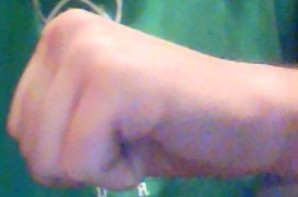
#> input picture KCK/foto5.jpg, 298 x 197 px
$ python -i contours.py   (imports and definitions only)
#> lines starting #> are read from the running program, lines starting #| are printed output that depends on the picture; after the words box and inside, x2 and y2 are one past the last pixel; in counts of white or black regions, pixels touching at a corner belong together
import cv2
import numpy as np
import easygui

class Contour:
        ''' Provides detailed parameter informations about a contour

                Create a Contour instant as follows: c = Contour(src_img, contour)
                                where src_img should be grayscale image.

                Attributes:

                c.area -- gives the area of the region
                c.perimeter -- gives the perimeter of the region
                c.moments -- gives all values of moments as a dict
                c.centroid -- gives the centroid of the region as a tuple (x,y)
                c.bounding_box -- gives the bounding box parameters as a tuple => (x,y,width,height)
                c.bx,c.by,c.bw,c.bh -- corresponds to (x,y,width,height) of the bounding box
                c.aspect_ratio -- aspect ratio is the ratio of width to height
                c.equi_diameter -- equivalent diameter of the circle with same as area as that of region
                c.extent -- extent = contour area/bounding box area
                c.convex_hull -- gives the convex hull of the region
                c.convex_area -- gives the area of the convex hull
                c.solidity -- solidity = contour area / convex hull area
                c.center -- gives the center of the ellipse
                c.majoraxis_length -- gives the length of major axis
                c.minoraxis_length -- gives the length of minor axis
                c.orientation -- gives the orientation of ellipse
                c.eccentricity -- gives the eccentricity of ellipse
                c.filledImage -- returns the image where region is white and others are black
                c.filledArea -- finds the number of white pixels in filledImage
                c.convexImage -- returns the image where convex hull region is white and others are black
                c.pixelList -- array of indices of on-pixels in filledImage
                c.maxval -- corresponds to max intensity in the contour region
                c.maxloc -- location of max.intensity pixel location
                c.minval -- corresponds to min intensity in the contour region
                c.minloc -- corresponds to min.intensity pixel location
                c.meanval -- finds mean intensity in the contour region
                c.leftmost -- leftmost point of the contour
                c.rightmost -- rightmost point of the contour
                c.topmost -- topmost point of the contour
                c.bottommost -- bottommost point of the contour
                c.distance_image((x,y)) -- return the distance (x,y) from the contour.
                c.distance_image() -- return the distance image where distance to all points on image are calculated
                '''
        def __init__(self,cnt):
                self.cnt = cnt
                self.size = len(cnt)

                # MAIN PARAMETERS

                #Contour.area - Area bounded by the contour region'''
                self.area = cv2.contourArea(self.cnt)

                # contour perimeter
                self.perimeter = cv2.arcLength(cnt,True)

                # centroid
                self.moments = cv2.moments(cnt)
                if self.moments['m00'] != 0.0:
                        self.cx = self.moments['m10']/self.moments['m00']
                        self.cy = self.moments['m01']/self.moments['m00']
                        self.centroid = (self.cx,self.cy)
                else:
                        self.centroid = "Region has zero area"

                # bounding box
                self.bounding_box=cv2.boundingRect(cnt)
                (self.bx,self.by,self.bw,self.bh) = self.bounding_box

                # aspect ratio
                self.aspect_ratio = self.bw/float(self.bh)

                # equivalent diameter
                self.equi_diameter = np.sqrt(4*self.area/np.pi)

                # extent = contour area/boundingrect area
                self.extent = self.area/(self.bw*self.bh)


                ### CONVEX HULL ###

                # convex hull
                self.convex_hull = cv2.convexHull(cnt)

                # convex hull area
                self.convex_area = cv2.contourArea(self.convex_hull)

                # solidity = contour area / convex hull area
                self.solidity = self.area/float(self.convex_area)


                ### ELLIPSE ###

                self.ellipse = cv2.fitEllipse(cnt)

                # center, axis_length and orientation of ellipse
                (self.center,self.axes,self.orientation) = self.ellipse

                # length of MAJOR and minor axis
                self.majoraxis_length = max(self.axes)
                self.minoraxis_length = min(self.axes)

                # eccentricity = sqrt( 1 - (ma/MA)^2) --- ma= minor axis --- MA= major axis
                self.eccentricity = np.sqrt(1-(self.minoraxis_length/self.majoraxis_length)**2)


                ### CONTOUR APPROXIMATION ###

                self.approx = cv2.approxPolyDP(cnt,0.02*self.perimeter,True)


                ### EXTREME POINTS ###

                # Finds the leftmost, rightmost, topmost and bottommost points
                self.leftmost = tuple(self.cnt[self.cnt[:,:,0].argmin()][0])
                self.rightmost = tuple(self.cnt[self.cnt[:,:,0].argmax()][0])
                self.topmost = tuple(self.cnt[self.cnt[:,:,1].argmin()][0])
                self.bottommost = tuple(self.cnt[self.cnt[:,:,1].argmax()][0])
                self.extreme = (self.leftmost,self.rightmost,self.topmost,self.bottommost)

        ### STONE PAPER SCISSORS CHECKER

        def sps_check(self):
                if (self.aspect_ratio < 1.7) and (self.eccentricity < 0.85):
                        self.result = "stone"
                        return self.result
                elif (self.solidity > 0.73):
                        self.result = "paper"
                        return self.result
                else:
                        self.result = "scissors"
                        return self.result

# [57 lines left out: function winner, not called in this run]

def contour_thingy(im):
        #im = cv2.imread(img)
        im_ycrcb = cv2.cvtColor(im, cv2.COLOR_BGR2YCR_CB)

        skin_ycrcb_mint = np.array([80, 133, 77], np.uint8) #np.array([0, 133, 77], np.uint8)
        skin_ycrcb_maxt = np.array([255, 193, 197], np.uint8) #np.array([255, 173, 127], np.uint8)
        skin_ycrcb = cv2.inRange(im_ycrcb, skin_ycrcb_mint, skin_ycrcb_maxt)
        kernel = np.ones((16,16),np.uint8)
        skin_ycrcb = cv2.morphologyEx(skin_ycrcb, cv2.MORPH_CLOSE, kernel)
        '''cv2.imshow('ycrcb', skin_ycrcb)

        if cv2.waitKey(0) == 27:
                cv2.destroyAllWindows()'''
#cv2.imwrite(sys.argv[2], skin_ycrcb) # Second image

        contours, _ = cv2.findContours(skin_ycrcb, cv2.RETR_EXTERNAL,
                cv2.CHAIN_APPROX_SIMPLE)
        best = 0
        largestarea = 0
        for i, c in enumerate(contours):
                area = cv2.contourArea(c)
                if area > 1000:
                        cv2.drawContours(im, contours, i, (255, 0, 0), 3)
                        if area > largestarea:
                                largestarea = area
                                best = i
        #cv2.drawContours(im, contours, best, (255, 0, 0), 3)
        #cv2.rectangle(im, (100, 100), (200,200), (255,0,255))
        '''cv2.imshow('kon', im)
        if cv2.waitKey(0) == 27:
                cv2.destroyAllWindows()'''

        c = Contour(contours[best])#contours[0])
        '''print('ratio (w/h): ')
        print(c.aspect_ratio)

        print('circle diameter: ')
        print(c.equi_diameter)

        print('extent (con area/bounding box area): ')
        print(c.extent)

        print('solidity (con area/conver hull area): ')
        print(c.solidity)

        print('area/perimeter: ')
        print(c.area/c.perimeter)

        print('elipse eccentricities: ')
        print(c.eccentricity)
        print('ellipse majoraxis/el minor')
        print(c.majoraxis_length/c.minoraxis_length)
        print('result: ')'''
        print(c.sps_check())
        #cv2.drawContours(im, c.approx,-1,(0,255,0),1)
        '''cv2.imshow('fotka', im)
        if cv2.waitKey(0) == 27:
                cv2.destroyAllWindows()'''
        return c.sps_check()

#### DEMO ######
# [20 lines not run here, left out]

>>> import cv2
>>> picture = cv2.imread('KCK/foto5.jpg')
#> picture is the input picture: shape (197, 298, 3); mean B, G, R 143.7, 140.9, 146.2
>>> result = contour_thingy(picture)
#> in contour_thingy, `im_ycrcb = cv2.cvtColor(im, cv2.COLOR_BGR2YCR_CB)`: im_ycrcb: shape (197, 298, 3); mean of channels 0, 1, 2 142.8, 130.4, 128.5
#> in contour_thingy, `skin_ycrcb = cv2.inRange(im_ycrcb, skin_ycrcb_mint, skin_ycrcb_maxt)`:
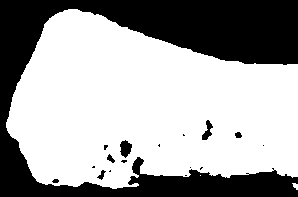
#> skin_ycrcb: shape (197, 298); 64.3% white; 17 black regions (10 under 20 px), largest, box (x1, y1, x2, y2) and area: (0, 0, 298, 197) 20491, (120, 140, 132, 158) 146, (202, 120, 213, 140) 108
#> in contour_thingy, `skin_ycrcb = cv2.morphologyEx(skin_ycrcb, cv2.MORPH_CLOSE, kernel)`:
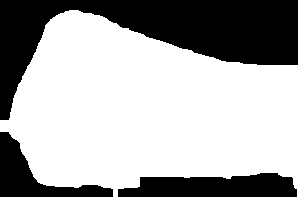
#> skin_ycrcb: shape (197, 298); 65.8% white; 3 black regions
#> in contour_thingy, `contours, _ = cv2.findContours(skin_ycrcb, cv2.RETR_EXTERNAL, cv2.CHAI..`: contours = 1 contour; box (x1, y1, x2, y2) and area: (0, 10, 298, 197) 38206
#> the loop in contour_thingy, `for i, c in enumerate(contours):` made 1 pass
#> (area, largestarea, best) on pass 1: (38205.5, 38205.5, 0)
#> after the loop in contour_thingy, `for i, c in enumerate(contours):`:
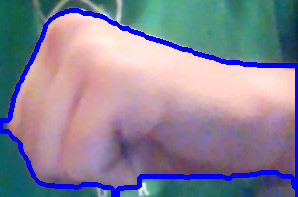
#> im: shape (197, 298, 3); 6.64% of pixels changed, all inside (x1, y1, x2, y2) = (0, 8, 298, 197)
#> after the loop in contour_thingy, `for i, c in enumerate(contours):`: best = 0; largestarea = 38205.5
#> in __init__, `self.cnt = cnt`: self.cnt = contour of 271 points, box (x1, y1, x2, y2) (0, 10, 298, 197), area 38206
#> in __init__, `self.size = len(cnt)`: self.size = 271
#> in __init__, `self.area = cv2.contourArea(self.cnt)`: self.area = 38205.5
#> in __init__, `self.perimeter = cv2.arcLength(cnt,True)`: self.perimeter = 928.2
#> in __init__, `self.moments = cv2.moments(cnt)`: self.moments = moments, m00 38205.5, centre m10/m00, m01/m00 = (147.1, 109.7)
#> in __init__, `self.cx = self.moments['m10']/self.moments['m00']`: self.cx = 147.1
#> in __init__, `self.cy = self.moments['m01']/self.moments['m00']`: self.cy = 109.7
#> in __init__, `self.centroid = (self.cx,self.cy)`: self.centroid = (147.1, 109.7)
#> in __init__, `self.bounding_box=cv2.boundingRect(cnt)`: self.bounding_box = (0, 10, 298, 187)
#> in __init__, `(self.bx,self.by,self.bw,self.bh) = self.bounding_box`: self.bx = 0; self.by = 10; self.bw = 298; self.bh = 187
#> in __init__, `self.aspect_ratio = self.bw/float(self.bh)`: self.aspect_ratio = 1.59
#> in __init__, `self.equi_diameter = np.sqrt(4*self.area/np.pi)`: self.equi_diameter = 220.6
#> in __init__, `self.extent = self.area/(self.bw*self.bh)`: self.extent = 0.686
#> in __init__, `self.convex_hull = cv2.convexHull(cnt)`: self.convex_hull = contour of 19 points, box (x1, y1, x2, y2) (0, 10, 298, 197), area 44354
#> in __init__, `self.convex_area = cv2.contourArea(self.convex_hull)`: self.convex_area = 44353.5
#> in __init__, `self.solidity = self.area/float(self.convex_area)`: self.solidity = 0.861
#> in __init__, `self.ellipse = cv2.fitEllipse(cnt)`: self.ellipse = ((139.6, 115.5), (175.6, 297.1), 104)
#> in __init__, `(self.center,self.axes,self.orientation) = self.ellipse`: self.center = (139.6, 115.5); self.axes = (175.6, 297.1); self.orientation = 104
#> in __init__, `self.majoraxis_length = max(self.axes)`: self.majoraxis_length = 297.1
#> in __init__, `self.minoraxis_length = min(self.axes)`: self.minoraxis_length = 175.6
#> in __init__, `self.eccentricity = np.sqrt(1-(self.minoraxis_length/self.majoraxis_le..`: self.eccentricity = 0.807
#> in __init__, `self.approx = cv2.approxPolyDP(cnt,0.02*self.perimeter,True)`: self.approx = [[0, 120], [46, 185], [277, 172], [297, 196], [297, 65], [69, 10]]
#> in __init__, `self.leftmost = tuple(self.cnt[self.cnt[:,:,0].argmin()][0])`: self.leftmost = (0, 120)
#> in __init__, `self.rightmost = tuple(self.cnt[self.cnt[:,:,0].argmax()][0])`: self.rightmost = (297, 189)
#> in __init__, `self.topmost = tuple(self.cnt[self.cnt[:,:,1].argmin()][0])`: self.topmost = (69, 10)
#> in __init__, `self.bottommost = tuple(self.cnt[self.cnt[:,:,1].argmax()][0])`: self.bottommost = (113, 196)
#> in __init__, `self.extreme = (self.leftmost,self.rightmost,self.topmost,self.bottomm..`: self.extreme = ((0, 120), (297, 189), (69, 10), (113, 196))
#| stone
#> result = 'stone'

$ run again, on KCK/foto1.jpg
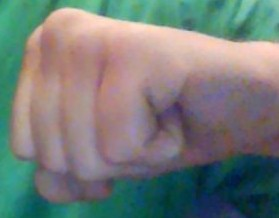
#> input picture KCK/foto1.jpg, 279 x 218 px
#> picture is the input picture: shape (218, 279, 3); mean B, G, R 121, 123.9, 117.5
#> im_ycrcb: shape (218, 279, 3); mean of channels 0, 1, 2 121.7, 125, 127.6
#> in contour_thingy, `skin_ycrcb = cv2.morphologyEx(skin_ycrcb, cv2.MORPH_CLOSE, kernel)`:
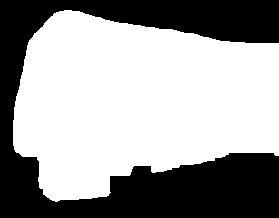
#> skin_ycrcb: shape (218, 279); 61.3% white; 1 black region
#> contours = 1 contour; box (x1, y1, x2, y2) and area: (13, 10, 279, 202) 36850
#> the loop in contour_thingy, `for i, c in enumerate(contours):` made 1 pass
#> (area, largestarea, best) on pass 1: (36849.5, 36849.5, 0)
#> after the loop in contour_thingy, `for i, c in enumerate(contours):`:
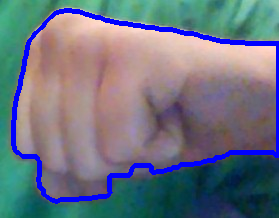
#> im: shape (218, 279, 3); 6.2% of pixels changed, all inside (x1, y1, x2, y2) = (11, 8, 279, 204)
#> after the loop in contour_thingy, `for i, c in enumerate(contours):`: best = 0; largestarea = 36849.5
#> self.cnt = contour of 217 points, box (x1, y1, x2, y2) (13, 10, 279, 202), area 36850
#> self.size = 217
#> self.area = 36849.5
#> self.perimeter = 860.4
#> self.moments = moments, m00 36849.5, centre m10/m00, m01/m00 = (137.8, 101.3)
#> self.cx = 137.8
#> self.cy = 101.3
#> self.centroid = (137.8, 101.3)
#> self.bounding_box = (13, 10, 266, 192)
#> self.bx = 13; self.by = 10; self.bw = 266; self.bh = 192
#> self.aspect_ratio = 1.39
#> self.equi_diameter = 216.6
#> self.extent = 0.722
#> self.convex_hull = contour of 27 points, box (x1, y1, x2, y2) (13, 10, 279, 202), area 40372
#> self.convex_area = 40372
#> self.solidity = 0.913
#> self.ellipse = ((122.6, 102.9), (180.7, 269.1), 86.18)
#> self.center = (122.6, 102.9); self.axes = (180.7, 269.1); self.orientation = 86.18
#> self.majoraxis_length = 269.1
#> self.minoraxis_length = 180.7
#> self.eccentricity = 0.741
#> self.approx = [[28, 42], [13, 145], [52, 200], [106, 196], [134, 165], [278, 155], [278, 43], [71, 10]]
#> self.leftmost = (13, 120)
#> self.rightmost = (278, 155)
#> self.topmost = (64, 10)
#> self.bottommost = (55, 201)
#> self.extreme = ((13, 120), (278, 155), (64, 10), (55, 201))
#| stone
#> result = 'stone'

$ run again, on KCK/foto3.jpg
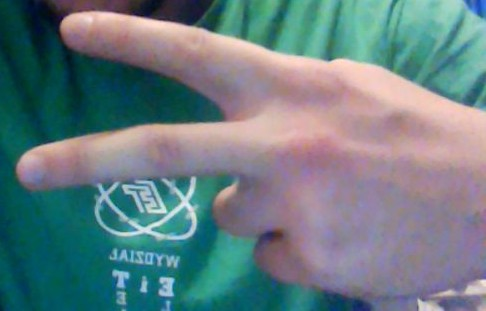
#> input picture KCK/foto3.jpg, 486 x 311 px
#> picture is the input picture: shape (311, 486, 3); mean B, G, R 130.5, 125.7, 104.7
#> im_ycrcb: shape (311, 486, 3); mean of channels 0, 1, 2 120, 117.1, 133.9
#> in contour_thingy, `skin_ycrcb = cv2.morphologyEx(skin_ycrcb, cv2.MORPH_CLOSE, kernel)`:
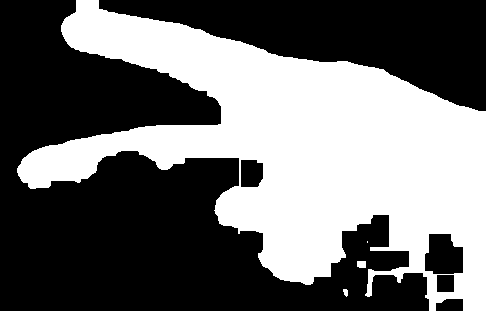
#> skin_ycrcb: shape (311, 486); 42.5% white; 4 white regions (1 under 20 px)
#> contours = 4 contours, 1 with area under 20; largest, box (x1, y1, x2, y2) and area: (17, 0, 486, 311) 65205, (357, 261, 366, 268) 46, (343, 289, 348, 297) 20
#> the loop in contour_thingy, `for i, c in enumerate(contours):` made 4 passes
#> (area, largestarea, best) on pass 4: (65205, 65205, 3)
#> after the loop in contour_thingy, `for i, c in enumerate(contours):`:
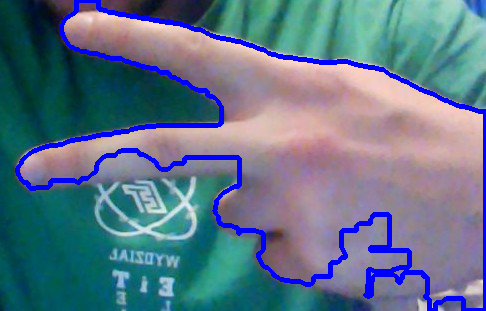
#> im: shape (311, 486, 3); 6.26% of pixels changed, all inside (x1, y1, x2, y2) = (15, 0, 486, 311)
#> after the loop in contour_thingy, `for i, c in enumerate(contours):`: best = 3; largestarea = 65205
#> self.cnt = contour of 626 points, box (x1, y1, x2, y2) (17, 0, 486, 311), area 65205
#> self.size = 626
#> self.area = 65205
#> self.perimeter = 2195.4
#> self.moments = moments, m00 65205, centre m10/m00, m01/m00 = (304, 151.9)
#> self.cx = 304
#> self.cy = 151.9
#> self.centroid = (304, 151.9)
#> self.bounding_box = (17, 0, 469, 311)
#> self.bx = 17; self.by = 0; self.bw = 469; self.bh = 311
#> self.aspect_ratio = 1.51
#> self.equi_diameter = 288.1
#> self.extent = 0.447
#> self.convex_hull = contour of 16 points, box (x1, y1, x2, y2) (17, 0, 486, 311), area 98552
#> self.convex_area = 98552.5
#> self.solidity = 0.662
#> self.ellipse = ((299.2, 157.1), (215.3, 560.4), 105.1)
#> self.center = (299.2, 157.1); self.axes = (215.3, 560.4); self.orientation = 105.1
#> self.majoraxis_length = 560.4
#> self.minoraxis_length = 215.3
#> self.eccentricity = 0.923
#> self.approx = contour of 9 points, box (x1, y1, x2, y2) (30, 0, 486, 311), area 58522
#> self.leftmost = (17, 168)
#> self.rightmost = (485, 310)
#> self.topmost = (76, 0)
#> self.bottommost = (429, 310)
#> self.extreme = ((17, 168), (485, 310), (76, 0), (429, 310))
#| scissors
#> result = 'scissors'

$ run again, on KCK/foto4.jpg
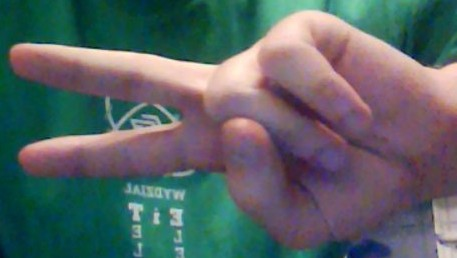
#> input picture KCK/foto4.jpg, 457 x 258 px
#> picture is the input picture: shape (258, 457, 3); mean B, G, R 101.6, 99.6, 89.5
#> im_ycrcb: shape (258, 457, 3); mean of channels 0, 1, 2 96.8, 122.8, 130.7
#> in contour_thingy, `skin_ycrcb = cv2.morphologyEx(skin_ycrcb, cv2.MORPH_CLOSE, kernel)`:
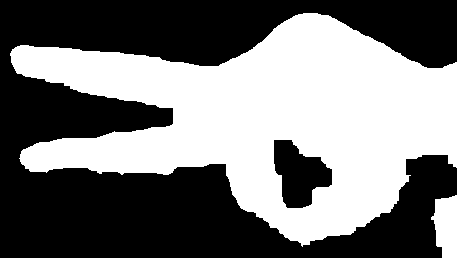
#> skin_ycrcb: shape (258, 457); 46.7% white; 2 white regions
#> contours = 2 contours; box (x1, y1, x2, y2) and area: (10, 13, 457, 247) 55632, (431, 195, 457, 258) 1174
#> the loop in contour_thingy, `for i, c in enumerate(contours):` made 2 passes
#> (area, largestarea, best) on passes 1 to 2: (1174, 1174, 0), (55632.5, 55632.5, 1)
#> after the loop in contour_thingy, `for i, c in enumerate(contours):`:
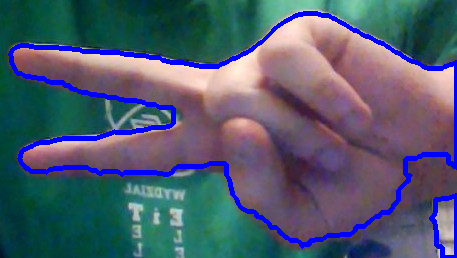
#> im: shape (258, 457, 3); 6.49% of pixels changed, all inside (x1, y1, x2, y2) = (8, 11, 457, 258)
#> after the loop in contour_thingy, `for i, c in enumerate(contours):`: best = 1; largestarea = 55632.5
#> self.cnt = contour of 512 points, box (x1, y1, x2, y2) (10, 13, 457, 247), area 55632
#> self.size = 512
#> self.area = 55632.5
#> self.perimeter = 1606.4
#> self.moments = moments, m00 55632.5, centre m10/m00, m01/m00 = (269.5, 121.2)
#> self.cx = 269.5
#> self.cy = 121.2
#> self.centroid = (269.5, 121.2)
#> self.bounding_box = (10, 13, 447, 234)
#> self.bx = 10; self.by = 13; self.bw = 447; self.bh = 234
#> self.aspect_ratio = 1.91
#> self.equi_diameter = 266.1
#> self.extent = 0.532
#> self.convex_hull = contour of 19 points, box (x1, y1, x2, y2) (10, 13, 457, 247), area 78468
#> self.convex_area = 78468.5
#> self.solidity = 0.709
#> self.ellipse = ((262.4, 121.7), (202, 461.8), 94.37)
#> self.center = (262.4, 121.7); self.axes = (202, 461.8); self.orientation = 94.37
#> self.majoraxis_length = 461.8
#> self.minoraxis_length = 202
#> self.eccentricity = 0.899
#> self.approx = contour of 9 points, box (x1, y1, x2, y2) (19, 13, 457, 247), area 51714
#> self.leftmost = (10, 53)
#> self.rightmost = (456, 167)
#> self.topmost = (303, 13)
#> self.bottommost = (302, 246)
#> self.extreme = ((10, 53), (456, 167), (303, 13), (302, 246))
#| scissors
#> result = 'scissors'
